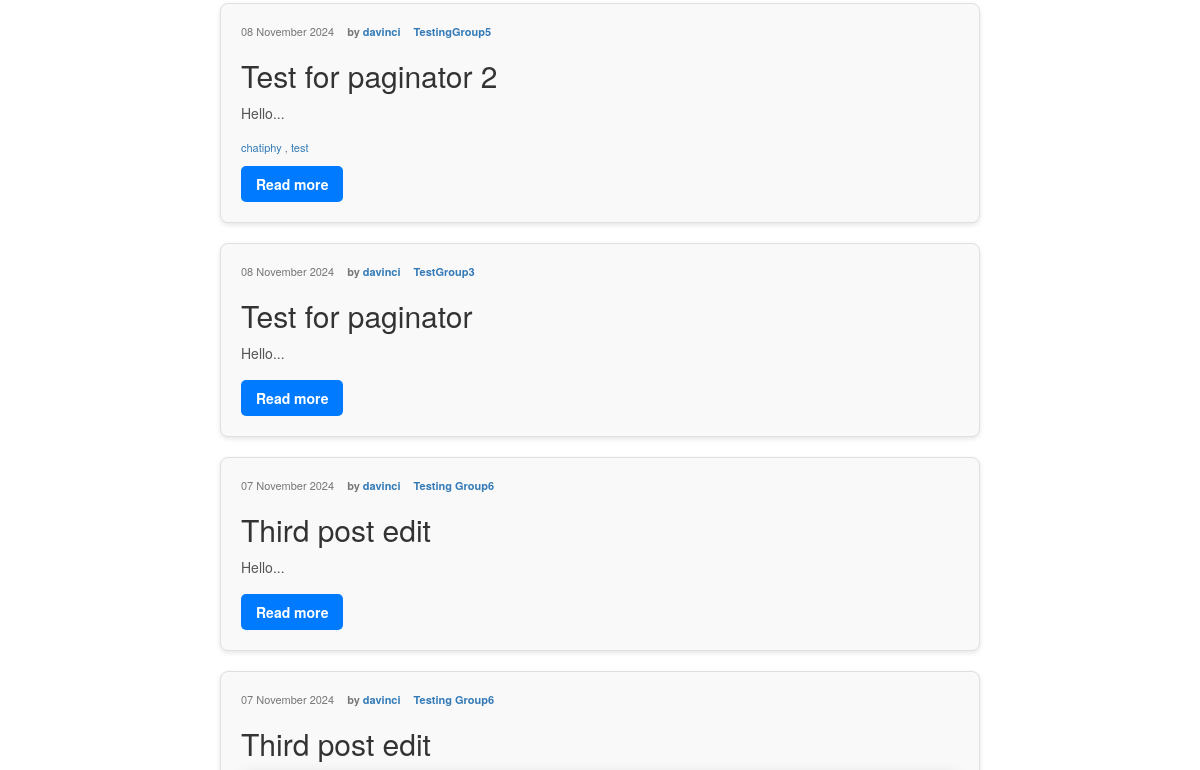
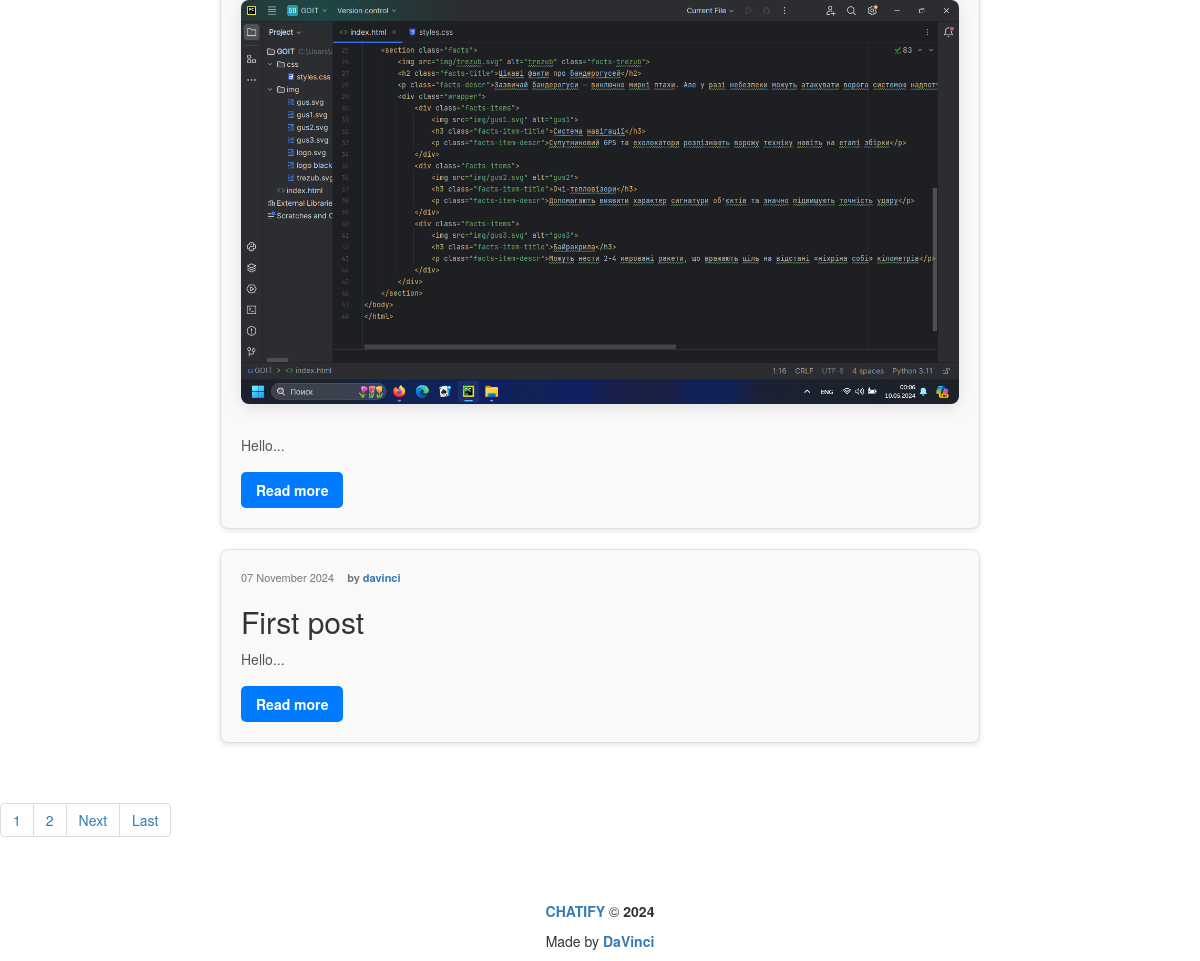
Page /profile/davinci/ (signed in, lower part) on the earlier database version (2 pictures, top to bottom).
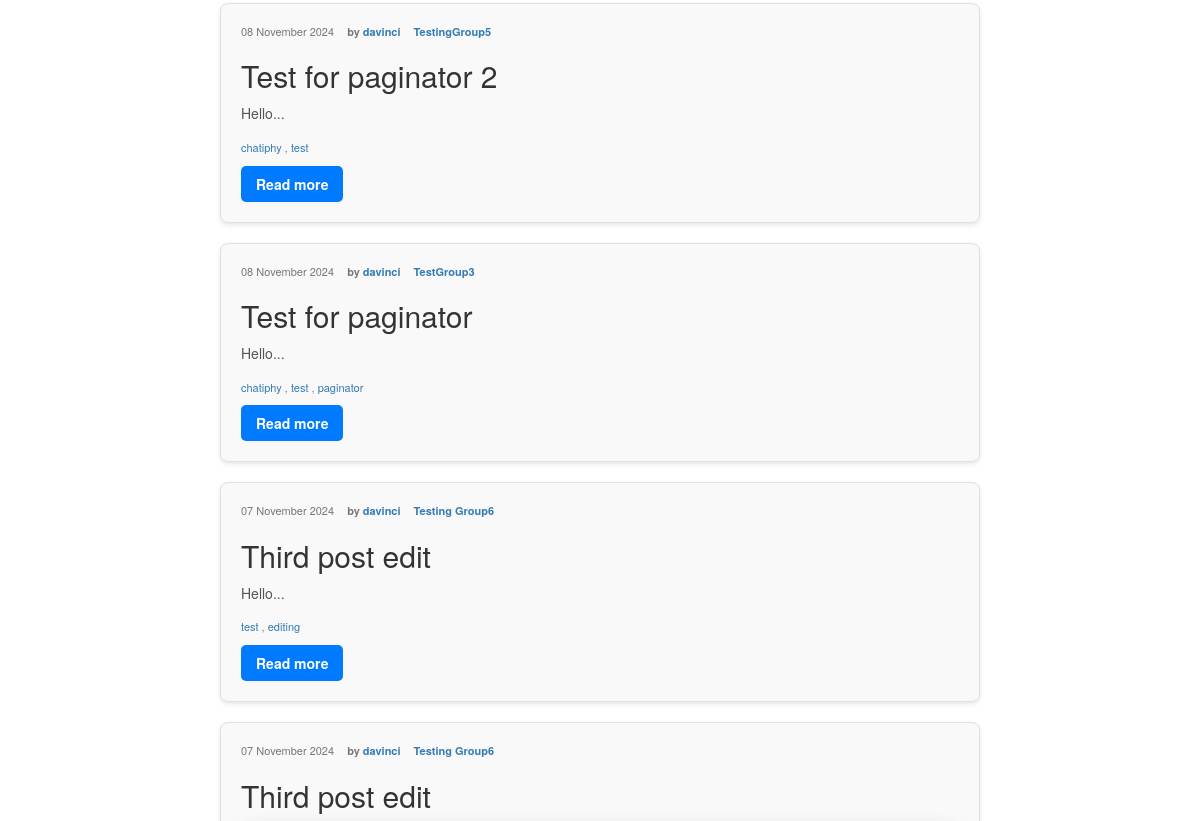
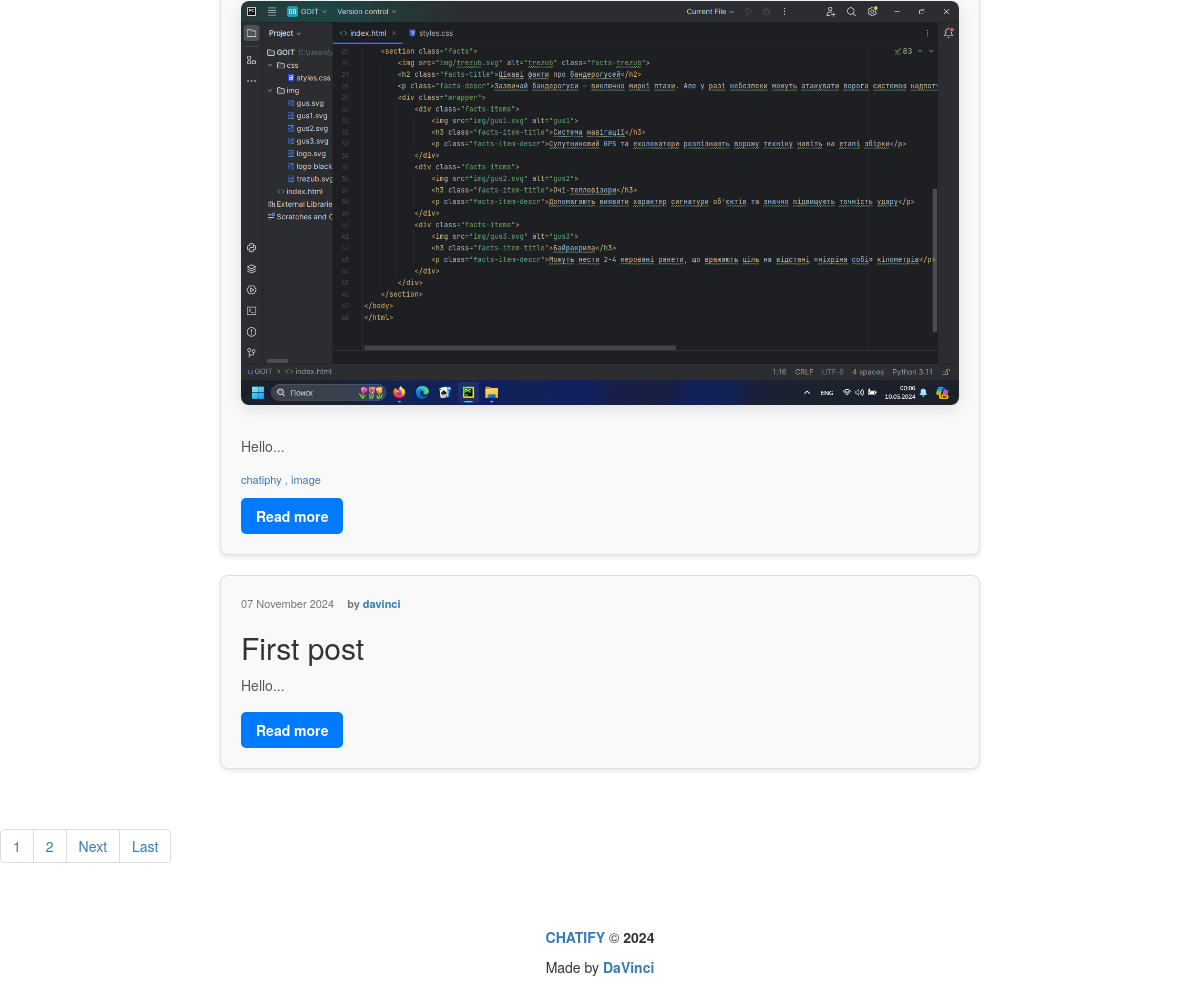
Same page on the later database version (2 pictures, top to bottom).
### post_maker/models.py (models this page shows, shortened)
class Post(models.Model):
    title = models.CharField(
        max_length=250,
        default=''
    )
    text = models.TextField(
        help_text="Enter the text of post"
    )
    slug = models.SlugField(
        max_length=200,
        blank=True
    )
    created = models.DateTimeField(
        auto_now_add=True
    )
    pub_date = models.DateTimeField(
        auto_now_add=True,
    )
    updated = models.DateTimeField(
        auto_now=True
    )
    author = models.ForeignKey(
        User,
        on_delete=models.CASCADE,
        verbose_name="Author",
        related_name="posts"
    )
    group = models.ForeignKey(
        Group,
        on_delete=models.SET_NULL,
        related_name="posts",
        blank=True,
        null=True,
        verbose_name="Group",
        help_text="Choose the group"
    )
    image = models.ImageField(
        "Post Image",
        upload_to="post_maker/img",
        blank=True
    )
    tag = TaggableManager()
    class Meta:
        ordering = ('-pub_date',)
        indexes = [
            models.Index(fields=['-pub_date'])
        ]
        verbose_name = "Post"
        verbose_name_plural = "Posts"
    def get_absolute_url(self):
        return reverse("post_maker:post_detail", args=[self.pk, self.slug])

class Group(models.Model):
    title = models.CharField(max_length=200, default="")
    slug = models.SlugField(max_length=200, unique=True, blank=True)
    description = models.TextField(default="")
    def __str__(self):
        return self.title

### post_maker/views.py (the view)
# urls.py: path("profile/<str:username>/", views.profile, name="profile"),
@login_required
def profile(request, username, tag_slug=None):
    template = "post_maker/profile.html"
    user = get_object_or_404(User, username=username)
    tag = None
    posts = Post.objects.filter(author=user).order_by("-pub_date")
    if tag_slug:
        tag = get_object_or_404(Tag, slug=tag_slug)
        posts = posts.filter(tag__in=[tag])
    latest = posts.latest("pub_date")
    latest_text = latest.text
    count = posts.count()
    page_obj = paginator(request, posts, 5)
    subscriptions = Subscription.objects.filter(subscriber=request.user).values_list('sub_author', flat=True)
    context = {"username":username,
               "count":count,
               "page_obj":page_obj,
               "latest":latest,
               "latest_text":latest_text,
               "user":user,
               "tag":tag,
               'is_subscribed': user.id in subscriptions,}
    return render(request, template, context)

### core/context_processors/year.py (called while the page is built)
def year(request):
    year = datetime.now().year
    return {
        "year":year,
    }

### post_maker/views.py (called while the page is built)
@login_required
def paginator(request, posts, pages):
    paginator_obj = Paginator(posts, pages)
    page_number = request.GET.get('page')
    return paginator_obj.get_page(page_number)

### templates/post_maker/profile.html (shortened to what this page needs)
{% extends 'base.html' %}
{% block content %}
    <div>
        <br>
        <br>
        {% if count > 0 %}
        <br>
        {% else %}
        <h4>There is no posts yet</h4>
        {% endif %}
        <br>
        {% if count > 1 %}
        {% include "post_maker/includes/post_list.html" %}
        {% endif %}
        <br>
        {% include 'post_maker/includes/paginator.html' %}
        <br>
    </div>
{% endblock %}

### templates/post_maker/includes/post_list.html
<div class="post-list">
    {% for post in page_obj %}
        <div class="post-list-item">
            <div class="post-list-meta">
                <span class="post-list-date">{{post.pub_date|date:"d E Y"}}</span>
                <span class="post-list-author">by <a href="{% url 'post_maker:profile' post.author %}">{{ post.author }}</a></span>
                {% if post.group %}
                    <span class="post-list-group"><a href="{% url 'post_maker:group_page' post.group.slug %}">{{ post.group }}</a></span>
                {% endif %}
            </div>
            {% if post.title %}
                <h2 class="post-list-title">{{ post.title }}</h2>
            {% endif %}
            {% if post.image %}
                <div class="post-image">
                    <img src="{{ post.image.url }}" alt="{{ post.title }}">
                </div>
            {% endif %}
            <p class="post-excerpt">{{ post.text|slice:":30" }}...</p>
            <div class="post-list-meta">
                {% for tag in post.tag.all %}
                {% if request.resolver_match.view_name == "post_maker:index" or request.resolver_match.view_name == "post_maker:index_by_tag" %}
                    <a class="post-list-tags" href="{% url 'post_maker:index_by_tag' tag.slug %}">{{ tag.name }}</a>
                {% elif request.resolver_match.view_name == "post_maker:group_page" or request.resolver_match.view_name == "post_maker:group_page_by_tag" %}
                    <a class="post-list-tags" href="{% url 'post_maker:group_page_by_tag' post.group.slug tag.slug %}">{{ tag.name }}</a>
                {% elif request.resolver_match.view_name == "post_maker:profile" or request.resolver_match.view_name == "post_maker:profile_by_tag" %}
                    <a class="post-list-tags" href="{% url 'post_maker:profile_by_tag' post.author tag.slug %}">{{ tag.name }}</a>
                {% endif %}
                {% if not forloop.last %}, {% endif %}
                {% endfor %}
            </div>
            <a href="{{ post.get_absolute_url }}" class="read-more">Read more</a>
        </div>
    {% endfor %}
</div>

Differences in the rows shown:
changed Post "Test for paginator": gains Tag (name "chatiphy"); gains Tag (name "test")
added Tag: name "paginator", shown under Post "Test for paginator"
changed Post (number 3 of 5 on the later page): gains Tag (name "test")
added Tag: name "editing", shown under Post (number 3 of 5 on the later page)
changed Post (number 4 of 5 on the later page): gains Tag (name "chatiphy")
added Tag: name "image", shown under Post (number 4 of 5 on the later page)
